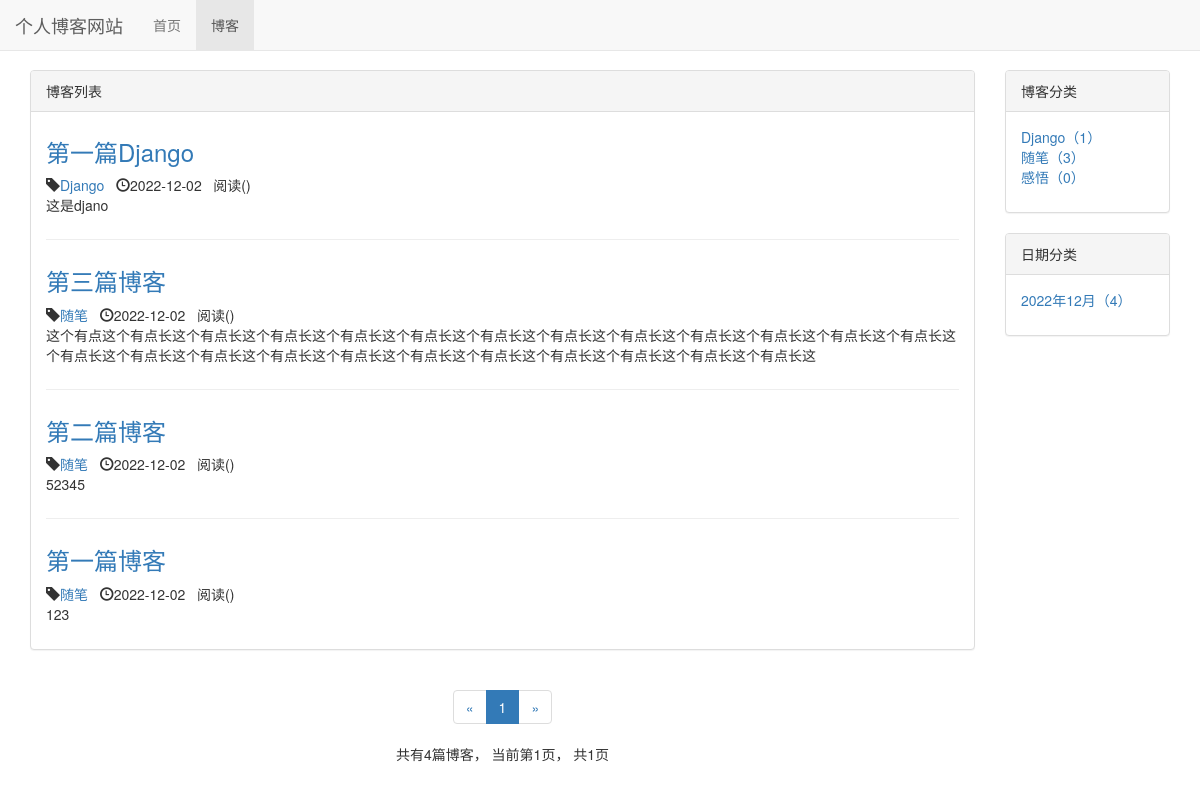
The page /blog/ on the database as committed earlier.
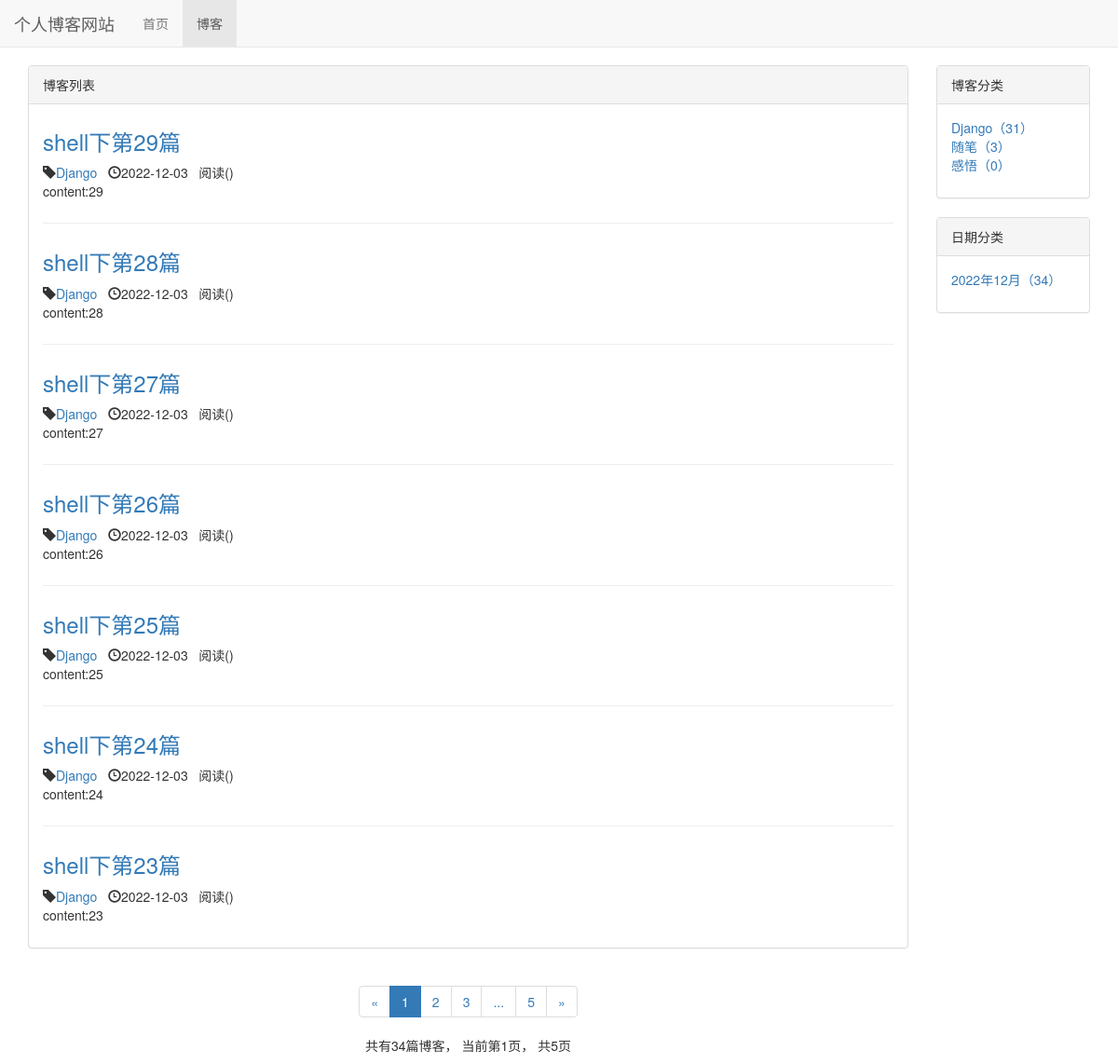
The same page on the database as committed later.
### blog/models.py (models this page shows, shortened)
class Blog(models.Model, ReadNumExpandMethod):
    title = models.CharField(max_length=50)
    blog_type = models.ForeignKey(BlogType, on_delete=models.DO_NOTHING)
    content = RichTextUploadingField()
    author = models.ForeignKey(User, on_delete=models.DO_NOTHING)
    created_time = models.DateTimeField(auto_now_add=True)
    last_updated_time = models.DateTimeField(auto_now=True)
    """def get_read_num(self):
        try:
            return self.readnum.read_num
        except exceptions.ObjectDoesNotExist:
            return 0"""
    class Meta:
        ordering = ['-created_time']

class BlogType(models.Model):
    type_name = models.CharField(max_length=15)
    def __str__(self):
        return self.type_name

### blog/views.py (the view)
# urls.py: path('', views.blog_list, name='blog_list'),
def blog_list(request):
    blogs_all_list = Blog.objects.all() #获取所有blog
    context = get_blog_list_common_data(request, blogs_all_list)
    return render_to_response('blog/blog_list.html', context)

### blog/templates/blog/blog_list.html (shortened to what the changed rows need)
{% extends 'base.html' %}
{% load staticfiles %}
{% block header_extends %}
    <link rel="stylesheet" href="{% static 'blog/blog.css' %}">
{% endblock %}
{% block content %}
<div class="container">
    <div class="row">
        <div class="col-xs-12 col-sm-8 col-md-9 col-lg-10">
            <div class="panel panel-default">
              <div class="panel-body">
                  {% for blog in blogs %}
                  <div class="blog">
                      <h3><a href="{% url 'blog_detail' blog.pk %}">{{ blog.title }}</a></h3>
                      <p class="blog-info">
                          <span class="glyphicon glyphicon-tag"></span><a href="{% url
                          'blogs_with_type' blog.blog_type.pk %}">{{ blog.blog_type }}</a>&nbsp;&nbsp;
                          <span class="glyphicon glyphicon-time" ></span>{{ blog.created_time|date:"Y-m-d" }}&nbsp;&nbsp;
                          阅读({{ blog.get_read_num }})
                      </p>
                      <p>{{ blog.content|striptags|truncatechars:120 }}</p>
                  </div>
                {% empty %}
                  <div class="blog">
                    <h3>暂无博客，敬请期待</h3>
                  </div>
                {% endfor %}
              </div>
            </div>
            <div class="paginator">
                  <ul class="pagination">
                      <li>
                      </li>
                      {% for page_num in page_range %}
                        {% if page_num == page_of_blogs.number %}
                            <li class="active"><span>{{ page_num }}</span></li>
                        {% else %}
                            {% if page_num == '...' %}
                                <li><span>{{ page_num }}</span></li>
                            {% else %}
                                <li><a href="?page={{ page_num }}">{{ page_num }}</a></li>
                            {% endif %}
                        {% endif %}
                      {% endfor %}
                      <li>
                        {% if page_of_blogs.has_next %}
                            <a href="?page={{ page_of_blogs.next_page_number }}" aria-label="Next">
                                <span aria-hidden="true">&raquo;</span>
                            </a>
                        {% else %}
                            <span aria-hidden="true">&raquo;</span>
                        {% endif %}
                      </li>
                  </ul>
                  <p>
                      共有{{ page_of_blogs.paginator.count }}篇博客，
                      当前第{{ page_of_blogs.number }}页，
                      共{{ page_of_blogs.paginator.num_pages}}页
                  </p>
                </div>
        </div>
        <div class="hidden-xs col-sm-4 col-md-3 col-lg-2">
            <div class="panel panel-default">
              <div class="panel-body">
                <ul class="blog-types">
                {% for blog_type in blog_types %}
                    <li>
                        <a href="{% url 'blogs_with_type' blog_type.pk %}">
                            {{ blog_type.type_name }}（{{blog_type.blog_count}}）
                        </a>
                    </li>
                {% empty %}
                    <li>暂无分类</li>
                {% endfor %}
                </ul>
              </div>
            </div>
            <div class="panel panel-default">
                <div class="panel-body">
                    <ul class="blog-dates">
                        {% for blog_date,blog_count in blog_dates.items %}
                            <li>
                                <a href="{% url 'blogs_with_date' blog_date.year blog_date.month %}">
                                    {{blog_date|date:"Y年m月" }}（{{blog_count}}）
                                </a>
                            </li>
                        {% endfor %}
                    </ul>
                </div>
            </div>
        </div>
    </div>
</div>
{% endblock %}

Rows that differ between the two databases and show on the page:
no longer on this page (row unchanged): Blog: title "第一篇Django", blog_type "Django", created_time "2022-12-02", content "这是djano"
no longer on this page (row unchanged): Blog: title "第三篇博客", blog_type "随笔", created_time "2022-12-02", content "这个有点这个有点长这个有点长这个有点长这个有点长这个有点长这个有点长这个有点长这个有点长这个有点长这个有点长这个有点长这个有点长这个有点长这个有点长这个有点长这个有点长这个有点长这个有点长这个有点长这个有点长这个有点长这个有点长这个有点长这"
no longer on this page (row unchanged): Blog: title "第二篇博客", blog_type "随笔", created_time "2022-12-02", content "52345"
no longer on this page (row unchanged): Blog: title "第一篇博客", blog_type "随笔", created_time "2022-12-02", content "123"
added Blog: title "shell下第29篇", blog_type "Django", created_time "2022-12-03", content "content:29"
added Blog: title "shell下第28篇", blog_type "Django", created_time "2022-12-03", content "content:28"
added Blog: title "shell下第27篇", blog_type "Django", created_time "2022-12-03", content "content:27"
added Blog: title "shell下第26篇", blog_type "Django", created_time "2022-12-03", content "content:26"
added Blog: title "shell下第25篇", blog_type "Django", created_time "2022-12-03", content "content:25"
added Blog: title "shell下第24篇", blog_type "Django", created_time "2022-12-03", content "content:24"
added Blog: title "shell下第23篇", blog_type "Django", created_time "2022-12-03", content "content:23"
computed for BlogType "Django": blog_count "1" → "31"
Other text that changed with them:
{{ page_of_blogs.paginator.count }}: "4" → "34"
{{ page_of_blogs.paginator.num_pages }}: "1" → "5"
new list line: "2"
new list line: "3"
new list line: "5"
new list line: "2022年12月 （ 34 ）"
list line gone: "2022年12月 （ 4 ）"
